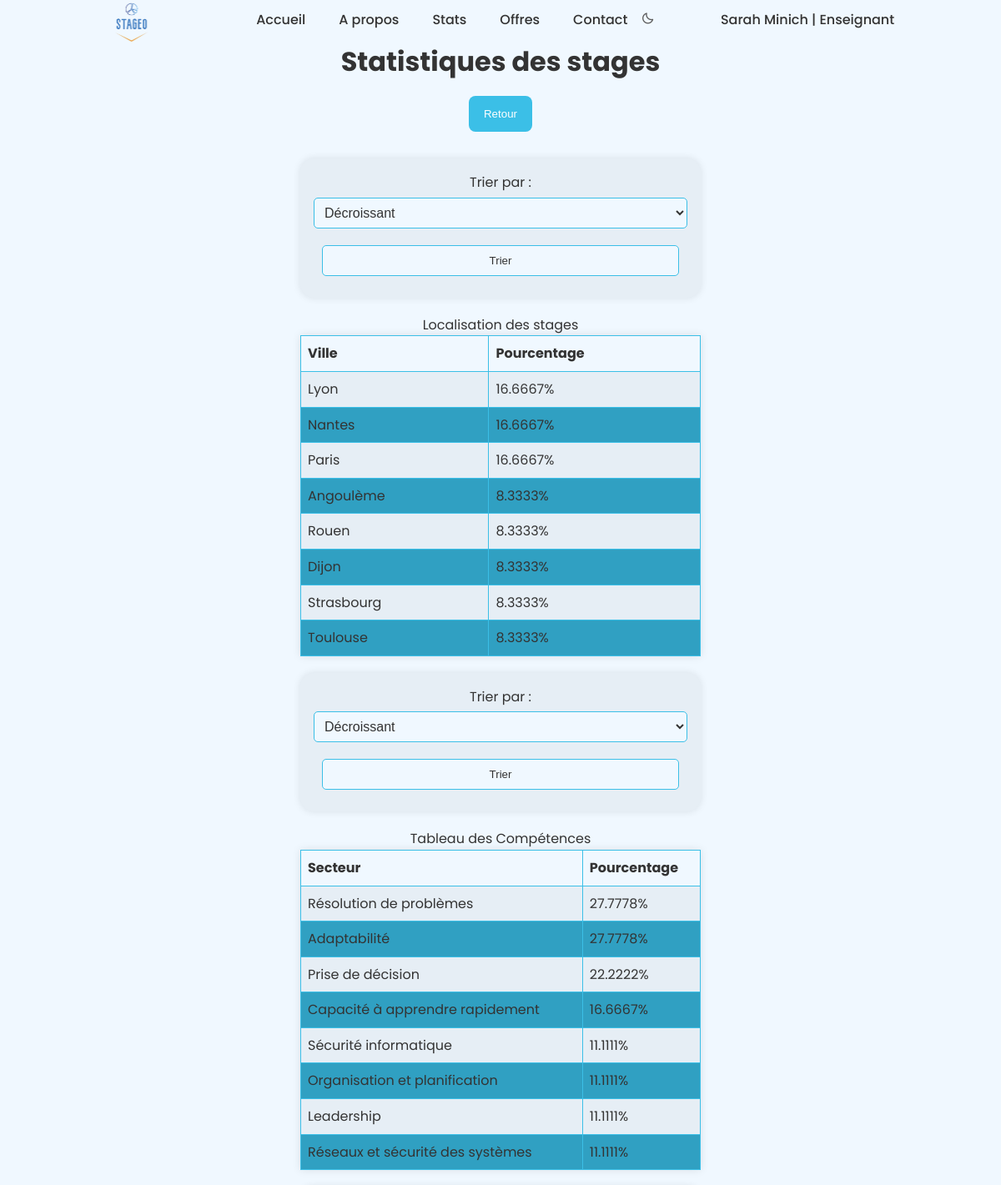
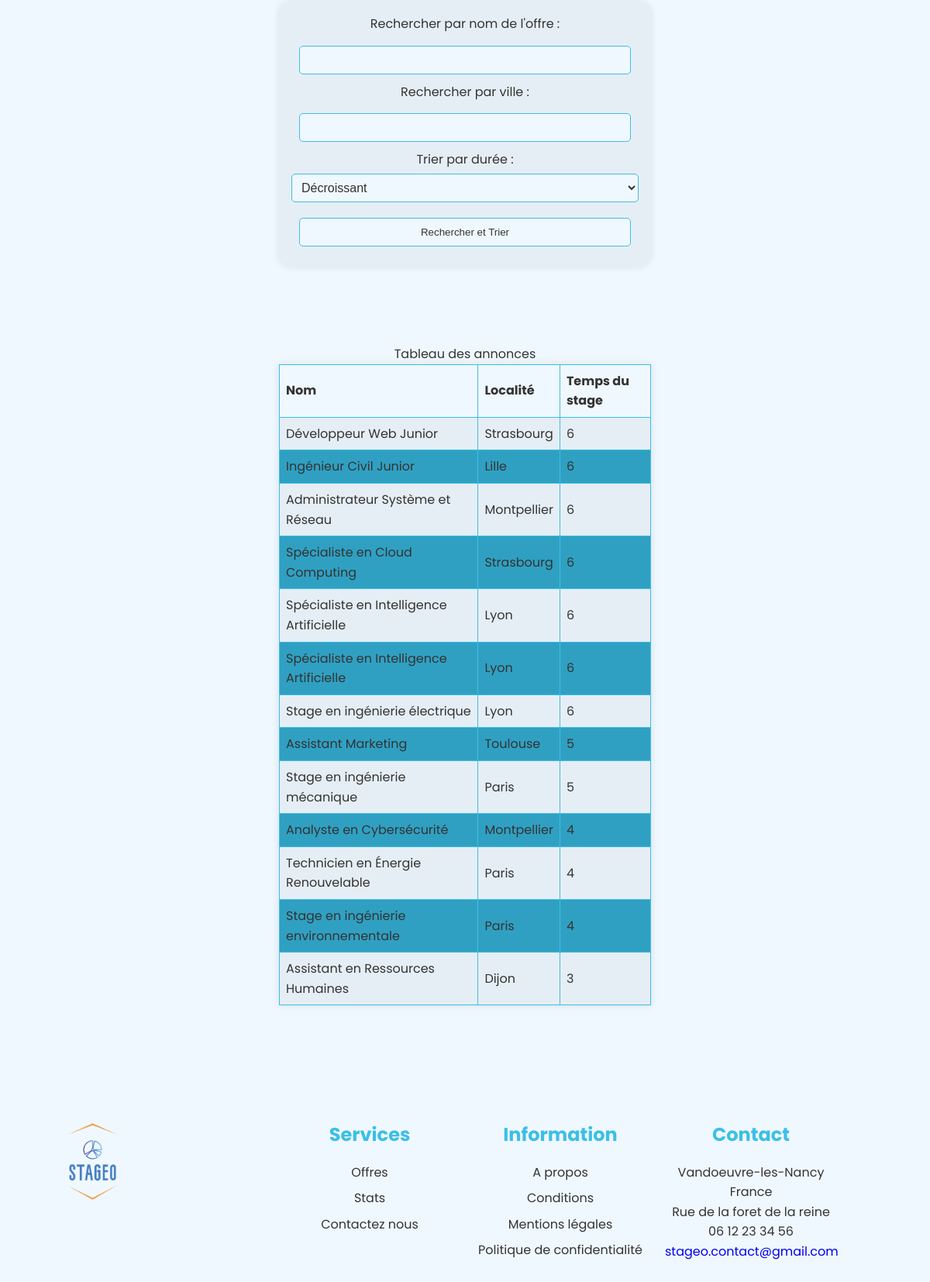
The page /stages.php (signed in) on the database its author committed (2 pictures, top to bottom).
### tables this page shows
CREATE TABLE `offre_stage` (
  `id_offre_stage` int(11) NOT NULL,
  `nom_offre_stage` varchar(255) NOT NULL,
  `description_stage` varchar(255) NOT NULL,
  `duree_mois` int(11) NOT NULL,
  `salaire_euro` int(11) NOT NULL,
  `places_offertes` int(11) NOT NULL,
  `date_publication` date NOT NULL,
  `date_debut_prevu` date NOT NULL,
  `date_fin_prevu` date NOT NULL,
  `id_administrateur` int(11) NOT NULL,
  `id_entreprise` int(11) NOT NULL,
  `id_enseignant` int(11) NOT NULL
);

CREATE TABLE `ville` (
  `id_ville` int(11) NOT NULL,
  `nom_ville` varchar(255) NOT NULL,
  `code_postal` int(11) NOT NULL,
  `id_region` int(11) NOT NULL
);

### stages.php (the view, shortened to what this page needs)
<?php
include "config.php";
$triLocalite = isset($_GET['triLocalite']) ? $_GET['triLocalite'] : 'desc';
$sql = "SELECT
            ville.nom_ville AS Ville,
            COUNT(DISTINCT entreprise.id_entreprise) * 100 / total_entreprises.total AS Pourcentage_Entreprises
        FROM
            ville
        LEFT JOIN
            adresse ON ville.id_ville = adresse.id_ville
        LEFT JOIN
            entreprise ON adresse.id_entreprise = entreprise.id_entreprise
        CROSS JOIN (
            SELECT
                COUNT(DISTINCT Id_Entreprise) AS total
            FROM
                entreprise
        ) AS total_entreprises
        GROUP BY
            ville.nom_ville";
$sql .= " ORDER BY Pourcentage_Entreprises $triLocalite LIMIT 8";
$stmt = $mysqlClient->prepare($sql);
$stmt->execute();
$pourcentages_entreprises = $stmt->fetchAll(PDO::FETCH_ASSOC);
$triCompetences = isset($_GET['triCompetences']) ? $_GET['triCompetences'] : 'desc';
$sql = "SELECT
            competence.nom_competence AS Compétence,
            COUNT(*) * 100 / total_competences.total AS Pourcentage_Competence
        FROM
            competence
        LEFT JOIN
            exiger ON competence.id_competence = exiger.id_competence
        CROSS JOIN (
            SELECT
                COUNT(*) AS total
            FROM
                competence
        ) AS total_competences
        GROUP BY
            competence.nom_competence";
$sql .= " ORDER BY Pourcentage_Competence $triCompetences LIMIT 8";
$stmt = $mysqlClient->prepare($sql);
$stmt->execute();
$pourcentages_competences = $stmt->fetchAll(PDO::FETCH_ASSOC);
$triannonce = isset($_GET['triannonce']) ? $_GET['triannonce'] : 'desc';
$search_offre = isset($_GET['search_offre']) ? $_GET['search_offre'] : '';
$search_ville = isset($_GET['search_ville']) ? $_GET['search_ville'] : '';
$sql = "SELECT
          offre_stage.nom_offre_stage AS Nom_Offre_Stage,
          ville.nom_ville AS Ville,
          offre_stage.duree_mois AS Durée
      FROM
          offre_stage
      LEFT JOIN
          adresse ON offre_stage.id_entreprise = adresse.id_entreprise
      LEFT JOIN
          ville ON adresse.id_ville = ville.id_ville
      WHERE
          (offre_stage.nom_offre_stage LIKE :search_offre OR :search_offre = '')
          AND (ville.nom_ville LIKE :search_ville OR :search_ville = '')";
$sql .= " ORDER BY Durée $triannonce";
$stmt = $mysqlClient->prepare($sql);
$stmt->bindValue(':search_offre', "%$search_offre%", PDO::PARAM_STR);
$stmt->bindValue(':search_ville', "%$search_ville%", PDO::PARAM_STR);
$stmt->execute();
$offres_stage = $stmt->fetchAll(PDO::FETCH_ASSOC);
?>
<!DOCTYPE html>
<html lang="en">
  <head>
    <link href='https://cdn.jsdelivr.net/npm/boxicons@2.0.5/css/boxicons.min.css' rel='stylesheet'>
    <link rel="stylesheet" href="assets/css/styles.css">
    <link rel="stylesheet" href="assets/css/nav.css">
    <link rel="stylesheet" href="assets/css/gestion.css">
    <link rel="stylesheet" href="assets/css/stats.css">
  </head>
  <body>
  <?php include 'header.php'; ?>
  <h1>Statistiques des stages</h1>
  <div class="button-container">
    <button class="button-gestion" Onclick="window.location.href='stats.php'"> Retour</button>
        </div>
    <div class="form-container">
  <form action="" method="GET" class="form-tri">
    <label for="triLocalite">Trier par :</label>
    <select name="triLocalite" id="triLocalite">
        <option value="desc" <?php if ($triLocalite === 'desc') echo 'selected'; ?>>Décroissant</option>
    </select>
    <input type="submit" value="Trier">
  </form>
</div>
<div class="table-container">
  <table class="stats-table">
  <caption>Localisation des stages</caption>
    <thead>
      <tr>
        <th>Ville</th>
        <th>Pourcentage</th>
      </tr>
    </thead>
    <tbody>
        <?php foreach ($pourcentages_entreprises as $pourcentage): ?>
            <tr>
                <td><?php echo $pourcentage['Ville']; ?></td>
                <td><?php echo $pourcentage['Pourcentage_Entreprises']; ?>%</td>
            </tr>
        <?php endforeach; ?>
    </tbody>
  </table>
  <form action="" method="GET" class="form-tri">
    <label for="triCompetences">Trier par :</label>
    <select name="triCompetences" id="triCompetences">
        <option value="desc" <?php if ($triCompetences === 'desc') echo 'selected'; ?>>Décroissant</option>
    </select>
    <input type="submit" value="Trier">
  </form>
  <table class="stats-table">
  <caption style="font-size: 16px;">Tableau des Compétences</caption>
    <thead>
      <tr>
        <th>Secteur</th>
        <th>Pourcentage</th>
      </tr>
    </thead>
    <tbody>
        <?php foreach ($pourcentages_competences as $pourcentage): ?>
            <tr>
                <td><?php echo $pourcentage['Compétence']; ?></td>
                <td><?php echo $pourcentage['Pourcentage_Competence']; ?>%</td>
            </tr>
        <?php endforeach; ?>
    </tbody>
  </table>
</div>
<div class="form-container-recherche">
  <form action="" method="GET">
    <label for="search_offre">Rechercher par nom de l'offre :</label>
    <input type="text" id="search_offre" name="search_offre" value="<?php echo $search_offre; ?>">
    <label for="search_ville">Rechercher par ville :</label>
    <input type="text" id="search_ville" name="search_ville" value="<?php echo $search_ville; ?>">
    <label for="triannonce">Trier par durée :</label>
    <select name="triannonce" id="triannonce">
        <option value="desc" <?php if ($triannonce === 'desc') echo 'selected'; ?>>Décroissant</option>
    </select>
    <input type="submit" value="Rechercher et Trier">
  </form>
</div>
<div class="center-table" style="margin-top: 100px;">
  <table class="stats-table-top" >
  <caption style="font-size: 16px;">Tableau des annonces</caption>
    <thead>
      <tr>
        <th>Nom </th>
        <th>Localité  </th>
        <th>Temps du stage  </th>
      </tr>
    </thead>
    <tbody>
        <?php foreach ($offres_stage as $offre): ?>
            <tr>
                <td><?php echo $offre['Nom_Offre_Stage']; ?></td>
                <td><?php echo $offre['Ville']; ?></td>
                <td><?php echo $offre['Durée']; ?></td>
            </tr>
        <?php endforeach; ?>
    </tbody>
  </table>
</div>
<?php include 'footer.php'; ?>
</body>

### assets/css/styles.css (style rules this page uses)
:root { --header-height: 3rem; --primary-100:#3bbfe7; --primary-200:#30a0c2; --primary-300:#206f87; --accent-100:#FFA500; --accent-200:#dd8900; --text-100:#333333; --text-200:#5c5c5c; --bg-100:#F0F8FF; --bg-200:#e6eef5; --bg-300:#bdc5cc; --body-font: 'Poppins', sans-serif; --biggest-font-size: 2.25rem; --h1-font-size: 1.5rem; --h2-font-size: 1.25rem; --h3-font-size: 1rem; --normal-font-size: .938rem; --small-font-size: .813rem; --smaller-font-size: .75rem; --font-medium: 500; --font-semi-bold: 600; --mb-1: .5rem; --mb-2: 1rem; --mb-3: 1.5rem; --mb-4: 2rem; --mb-5: 2.5rem; --mb-6: 3rem; --z-tooltip: 10; --z-fixed: 100; }
@media screen and (min-width: 768px) { :root { --biggest-font-size: 4rem; --h1-font-size: 2.25rem; --h2-font-size: 1.5rem; --h3-font-size: 1.25rem; --normal-font-size: 1rem; --small-font-size: .875rem; --smaller-font-size: .813rem; } }
* { box-sizing: border-box; transition: ease 0.2s; }
::before,::after { box-sizing: border-box; }
html { scroll-behavior: smooth; }
body { margin: var(--header-height) 0 0 0; font-family: var(--body-font); font-size: var(--normal-font-size); background-color: var(--bg-100); color: var(--text-100); padding-top: var(--header-height); line-height: 1.6; }
h1,h2,h3,p,ul { margin: 0; }
@media screen and (min-width: 768px) { body { margin: 0; } }

### assets/css/gestion.css (style rules this page uses)
h1, h2, h3, h4, h5, h6 { text-align: center; }
form, table { width: 40%; margin: 20px auto; border-collapse: collapse; background-color: var(--bg-200); box-shadow: 0 0 10px rgba(0, 0, 0, 0.1); text-align: center; }
form input { width: calc(100% - 20px); padding: 10px; margin: 10px; border: 1px solid #ccc; text-align: center; background-color: var(--bg-100); color: var(--text-100); border: 1px solid var(--primary-100); }
select { padding: 8px; border-radius: 5px; border: 1px solid var(--primary-100); font-size: 16px; margin-bottom: 10px; width: 200px; background-color: var(--bg-100); color: var(--text-100); }
option { background-color: var(--bg-100); color: var(--text-100); border: var(--primary-100); }
select { padding: 8px; border-radius: 5px; border: 1px solid var(--primary-100); font-size: 16px; margin-bottom: 10px; width: 100%; background-color: var(--bg-100); color: var(--text-100); }
table { border: 1px solid var(--accent-100); }
th, td { border: 1px solid var(--primary-100); padding: 8px; text-align: left; }
th { background-color: var(--bg-100); }
tr:nth-child(even) { background-color: var(--primary-200); }
.button-container { text-align: center; }
.button-gestion { display: inline-block; background-color: var(--primary-100); color: #fff; padding: 0.75rem 1rem; border-radius: 0.5rem; border-color: transparent; margin-top: 1rem; align-self: center; margin: 1rem; }
label { display: block; margin-bottom: 5px; }
input { width: 100%; padding: 10px; margin-bottom: 15px; border: 1px solid #ccc; border-radius: 5px; box-sizing: border-box; text-align: center; }

### assets/css/stats.css (style rules this page uses)
.table-container { margin-top:1rem; }
form { margin-top:1rem; margin-bottom:1rem; border-radius: 1rem; padding: 1rem; }

### rows shown on the page
offre_stage: nom_offre_stage "Développeur Web Junior", ville.nom_ville "Strasbourg", duree_mois "6"
offre_stage: nom_offre_stage "Ingénieur Civil Junior", ville.nom_ville "Lille", duree_mois "6"
offre_stage: nom_offre_stage "Administrateur Système et Réseau", ville.nom_ville "Montpellier", duree_mois "6"
offre_stage: nom_offre_stage "Spécialiste en Cloud Computing", ville.nom_ville "Strasbourg", duree_mois "6"
offre_stage: nom_offre_stage "Spécialiste en Intelligence Artificielle", ville.nom_ville "Lyon", duree_mois "6"
offre_stage: nom_offre_stage "Stage en ingénierie électrique", ville.nom_ville "Lyon", duree_mois "6"
offre_stage: nom_offre_stage "Assistant Marketing", ville.nom_ville "Toulouse", duree_mois "5"
offre_stage: nom_offre_stage "Stage en ingénierie mécanique", ville.nom_ville "Paris", duree_mois "5"
offre_stage: nom_offre_stage "Analyste en Cybersécurité", ville.nom_ville "Montpellier", duree_mois "4"
offre_stage: nom_offre_stage "Technicien en Énergie Renouvelable", ville.nom_ville "Paris", duree_mois "4"
offre_stage: nom_offre_stage "Stage en ingénierie environnementale", ville.nom_ville "Paris", duree_mois "4"
offre_stage: nom_offre_stage "Assistant en Ressources Humaines", ville.nom_ville "Dijon", duree_mois "3"

### other values the page prints
$_SESSION['username'] "Sarah Minich"
$_SESSION['role'] "Enseignant"
$pourcentage['Ville'] "Lyon"
$pourcentage['Pourcentage_Entreprises'] "16.6667"
$pourcentage['Ville'] "Nantes"
$pourcentage['Ville'] "Paris"
$pourcentage['Ville'] "Angoulème"
$pourcentage['Pourcentage_Entreprises'] "8.3333"
$pourcentage['Ville'] "Rouen"
$pourcentage['Ville'] "Dijon"
$pourcentage['Ville'] "Strasbourg"
$pourcentage['Ville'] "Toulouse"
$pourcentage['Compétence'] "Résolution de problèmes"
$pourcentage['Pourcentage_Competence'] "27.7778"
$pourcentage['Compétence'] "Adaptabilité"
